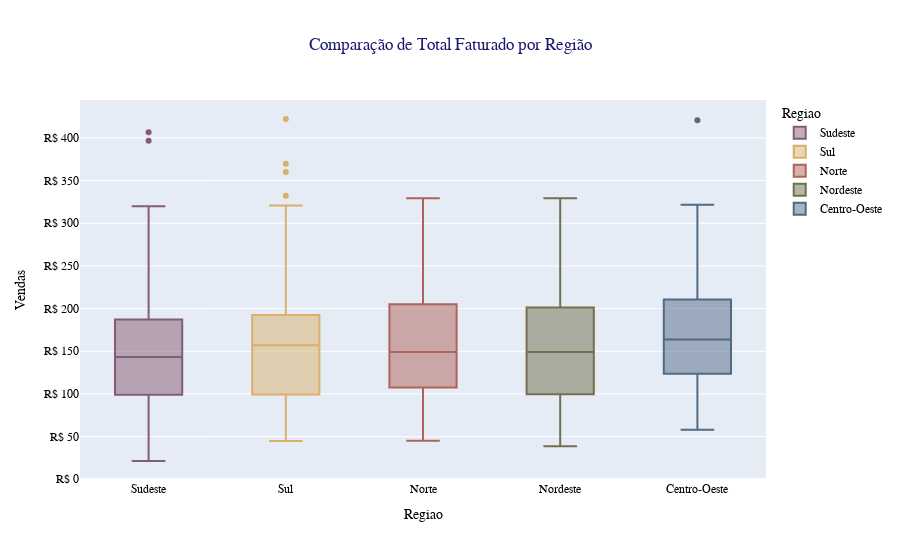

The cell this chart's notebook holds for it:
### Code cell
#Comparativo por Região
fig = px.box(
        data_frame=FactSales[['Vendas', 'Regiao']],
        x='Regiao',
        y='Vendas',
        color='Regiao',
        color_discrete_sequence=colors,
        title='Comparação de Total Faturado por Região'
        )

fig.update_yaxes(tickprefix="R$ ", showgrid=True)

fig.update_layout(title_x=0.5,
                font_family='Tahoma, monospace',
                title_font_color='midnightblue',
                font_color='black')
fig.show()

### Figure 1 — Plotly figure (JSON) as saved in the notebook; plotly's stock layout.template omitted (floating-point values rounded to 4 significant figures; data arrays with more than 128 entries replaced by an {"elided": "..."} marker saying what was removed)
{"data": [{"alignmentgroup": "True", "hovertemplate": "Regiao=%{x}<br>Vendas=%{y}<extra></extra>", "legendgroup": "Sudeste", "marker": {"color": "rgb(133, 92, 117)"}, "name": "Sudeste", "notched": false, "offsetgroup": "Sudeste", "orientation": "v", "showlegend": true, "type": "box", "x": {"elided": "192 str values"}, "x0": " ", "xaxis": "x", "y": {"elided": "192 float values"}, "y0": " ", "yaxis": "y"}, {"alignmentgroup": "True", "hovertemplate": "Regiao=%{x}<br>Vendas=%{y}<extra></extra>", "legendgroup": "Sul", "marker": {"color": "rgb(217, 175, 107)"}, "name": "Sul", "notched": false, "offsetgroup": "Sul", "orientation": "v", "showlegend": true, "type": "box", "x": {"elided": "168 str values"}, "x0": " ", "xaxis": "x", "y": {"elided": "168 float values"}, "y0": " ", "yaxis": "y"}, {"alignmentgroup": "True", "hovertemplate": "Regiao=%{x}<br>Vendas=%{y}<extra></extra>", "legendgroup": "Norte", "marker": {"color": "rgb(175, 100, 88)"}, "name": "Norte", "notched": false, "offsetgroup": "Norte", "orientation": "v", "showlegend": true, "type": "box", "x": {"elided": "168 str values"}, "x0": " ", "xaxis": "x", "y": {"elided": "168 float values"}, "y0": " ", "yaxis": "y"}, {"alignmentgroup": "True", "hovertemplate": "Regiao=%{x}<br>Vendas=%{y}<extra></extra>", "legendgroup": "Nordeste", "marker": {"color": "rgb(115, 111, 76)"}, "name": "Nordeste", "notched": false, "offsetgroup": "Nordeste", "orientation": "v", "showlegend": true, "type": "box", "x": ["Nordeste", "Nordeste", "Nordeste", "Nordeste", "Nordeste", "Nordeste", "Nordeste", "Nordeste", "Nordeste", "Nordeste", "Nordeste", "Nordeste", "Nordeste", "Nordeste", "Nordeste", "Nordeste", "Nordeste", "Nordeste", "Nordeste", "Nordeste", "Nordeste", "Nordeste", "Nordeste", "Nordeste", "Nordeste", "Nordeste", "Nordeste", "Nordeste", "Nordeste", "Nordeste", "Nordeste", "Nordeste", "Nordeste", "Nordeste", "Nordeste", "Nordeste", "Nordeste", "Nordeste", "Nordeste", "Nordeste", "Nordeste", "Nordeste", "Nordeste", "Nordeste", "Nordeste", "Nordeste", "Nordeste", "Nordeste", "Nordeste", "Nordeste", "Nordeste", "Nordeste", "Nordeste", "Nordeste", "Nordeste", "Nordeste", "Nordeste", "Nordeste", "Nordeste", "Nordeste", "Nordeste", "Nordeste", "Nordeste", "Nordeste", "Nordeste", "Nordeste", "Nordeste", "Nordeste", "Nordeste", "Nordeste", "Nordeste", "Nordeste", "Nordeste", "Nordeste", "Nordeste", "Nordeste", "Nordeste", "Nordeste", "Nordeste", "Nordeste", "Nordeste", "Nordeste", "Nordeste", "Nordeste", "Nordeste", "Nordeste", "Nordeste", "Nordeste", "Nordeste", "Nordeste", "Nordeste", "Nordeste", "Nordeste", "Nordeste", "Nordeste", "Nordeste", "Nordeste", "Nordeste", "Nordeste", "Nordeste", "Nordeste", "Nordeste", "Nordeste", "Nordeste", "Nordeste", "Nordeste", "Nordeste", "Nordeste", "Nordeste", "Nordeste", "Nordeste", "Nordeste", "Nordeste", "Nordeste", "Nordeste", "Nordeste", "Nordeste", "Nordeste", "Nordeste", "Nordeste"], "x0": " ", "xaxis": "x", "y": [83.13, 105.8, 270.4, 126.7, 185.5, 89.69, 174.2, 190.6, 300.9, 109.2, 131.7, 182.0, 136.0, 184.8, 142.4, 198.7, 235.1, 168.5, 242.1, 181.4, 173.2, 99.55, 238.2, 190.1, 179.9, 74.24, 170.8, 134.5, 195.7, 99.88, 123.2, 74.62, 135.6, 255.6, 201.3, 154.3, 219.8, 81.21, 92.23, 226.8, 143.7, 174.0, 238.2, 243.6, 68.26, 47.97, 210.3, 83.78, 49.08, 90.15, 108.2, 132.9, 76.36, 142.2, 124.5, 137.5, 181.9, 228.7, 95.91, 81.84, 52, 39.18, 113.4, 176.1, 194.8, 53.7, 78.56, 115.4, 162.0, 100.7, 170.1, 154.9, 163.8, 172.5, 38.83, 227.7, 206.0, 118.9, 137.2, 123.1, 121.4, 278.1, 206.3, 278.1, 208.1, 245.6, 45.15, 93.45, 39.24, 178.5, 160.9, 159.4, 166.3, 58.31, 99.13, 144.1, 304.6, 68.03, 96.2, 136.3, 109.0, 102.7, 189.9, 237.4, 104.2, 121.1, 254.9, 66.39, 63.32, 201.5, 229.3, 291.8, 253.3, 39.06, 141.1, 329.4, 190.4, 323.7, 252.2, 238.2], "y0": " ", "yaxis": "y"}, {"alignmentgroup": "True", "hovertemplate": "Regiao=%{x}<br>Vendas=%{y}<extra></extra>", "legendgroup": "Centro-Oeste", "marker": {"color": "rgb(82, 106, 131)"}, "name": "Centro-Oeste", "notched": false, "offsetgroup": "Centro-Oeste", "orientation": "v", "showlegend": true, "type": "box", "x": ["Centro-Oeste", "Centro-Oeste", "Centro-Oeste", "Centro-Oeste", "Centro-Oeste", "Centro-Oeste", "Centro-Oeste", "Centro-Oeste", "Centro-Oeste", "Centro-Oeste", "Centro-Oeste", "Centro-Oeste", "Centro-Oeste", "Centro-Oeste", "Centro-Oeste", "Centro-Oeste", "Centro-Oeste", "Centro-Oeste", "Centro-Oeste", "Centro-Oeste", "Centro-Oeste", "Centro-Oeste", "Centro-Oeste", "Centro-Oeste", "Centro-Oeste", "Centro-Oeste", "Centro-Oeste", "Centro-Oeste", "Centro-Oeste", "Centro-Oeste", "Centro-Oeste", "Centro-Oeste", "Centro-Oeste", "Centro-Oeste", "Centro-Oeste", "Centro-Oeste", "Centro-Oeste", "Centro-Oeste", "Centro-Oeste", "Centro-Oeste", "Centro-Oeste", "Centro-Oeste", "Centro-Oeste", "Centro-Oeste", "Centro-Oeste", "Centro-Oeste", "Centro-Oeste", "Centro-Oeste", "Centro-Oeste", "Centro-Oeste", "Centro-Oeste", "Centro-Oeste", "Centro-Oeste", "Centro-Oeste", "Centro-Oeste", "Centro-Oeste", "Centro-Oeste", "Centro-Oeste", "Centro-Oeste", "Centro-Oeste", "Centro-Oeste", "Centro-Oeste", "Centro-Oeste", "Centro-Oeste", "Centro-Oeste", "Centro-Oeste", "Centro-Oeste", "Centro-Oeste", "Centro-Oeste", "Centro-Oeste", "Centro-Oeste", "Centro-Oeste"], "x0": " ", "xaxis": "x", "y": [245.6, 163.2, 88.53, 74.32, 207.0, 236.8, 93.59, 226.9, 58.08, 180.7, 127.2, 154.5, 139.2, 179.1, 420.8, 193.2, 299.2, 178.1, 93.89, 114.0, 227.4, 114.0, 253.4, 116.0, 99.08, 134.5, 140.6, 162.1, 132.2, 212.0, 177.4, 172.7, 146.4, 150.8, 246, 265.5, 93.59, 222.6, 199.1, 128.4, 207.9, 178.2, 232.2, 147.2, 125.9, 86.1, 202.1, 231.4, 186.6, 129.4, 175.7, 129.5, 207.8, 321.7, 204.4, 100.0, 66.56, 126.5, 81.49, 92.31, 164.4, 121.7, 128.1, 83.36, 141.9, 247.7, 209.2, 257.7, 296.2, 89.19, 289.0, 201.9], "y0": " ", "yaxis": "y"}], "layout": {"boxmode": "overlay", "font": {"color": "black", "family": "Tahoma, monospace"}, "legend": {"title": {"text": "Regiao"}, "tracegroupgap": 0}, "title": {"font": {"color": "midnightblue"}, "text": "Comparação de Total Faturado por Região", "x": 0.5}, "xaxis": {"anchor": "y", "categoryarray": ["Sudeste", "Sul", "Norte", "Nordeste", "Centro-Oeste"], "categoryorder": "array", "domain": [0, 1], "title": {"text": "Regiao"}}, "yaxis": {"anchor": "x", "domain": [0, 1], "showgrid": true, "tickprefix": "R$ ", "title": {"text": "Vendas"}}}}
